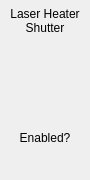
  <widget class="PyDMFrame" name="PyDMFrame_13">
   <property name="geometry">
    <rect>
     <x>580</x>
     <y>20</y>
     <width>90</width>
     <height>180</height>
    </rect>
   </property>
   <property name="toolTip">
    <string/>
   </property>
   <property name="alarmSensitiveBorder" stdset="0">
    <bool>true</bool>
   </property>
   <property name="channel" stdset="0">
    <string>IOC:BSY0:MP01:LSHUTCTL</string>
   </property>
   <widget class="QLabel" name="label_28">
    <property name="geometry">
     <rect>
      <x>0</x>
      <y>5</y>
      <width>90</width>
      <height>32</height>
     </rect>
    </property>
    <property name="styleSheet">
     <string notr="true">background-color: rgba(255, 255, 255, 0);</string>
    </property>
    <property name="text">
     <string>Laser Heater
Shutter</string>
    </property>
    <property name="alignment">
     <set>Qt::AlignCenter</set>
    </property>
   </widget>
   <widget class="PyDMLabel" name="PyDMLabel_10">
    <property name="geometry">
     <rect>
      <x>10</x>
      <y>100</y>
      <width>70</width>
      <height>24</height>
     </rect>
    </property>
    <property name="toolTip">
     <string/>
    </property>
    <property name="alignment">
     <set>Qt::AlignCenter</set>
    </property>
    <property name="alarmSensitiveContent" stdset="0">
     <bool>true</bool>
    </property>
    <property name="channel" stdset="0">
     <string>IOC:BSY0:MP01:LHSHUT_RATE</string>
    </property>
   </widget>
   <widget class="PyDMEnumButton" name="PyDMEnumButton_3">
    <property name="geometry">
     <rect>
      <x>10</x>
      <y>135</y>
      <width>70</width>
      <height>50</height>
     </rect>
    </property>
    <property name="toolTip">
     <string/>
    </property>
    <property name="styleSheet">
     <string notr="true">background-color: rgba(255, 255, 255, 0);</string>
    </property>
    <property name="channel" stdset="0">
     <string>IOC:BSY0:MP01:MSHUTCTL</string>
    </property>
    <property name="orientation" stdset="0">
     <enum>Qt::Horizontal</enum>
    </property>
   </widget>
   <widget class="QLabel" name="label_30">
    <property name="geometry">
     <rect>
      <x>10</x>
      <y>130</y>
      <width>70</width>
      <height>15</height>
     </rect>
    </property>
    <property name="text">
     <string>Enabled?</string>
    </property>
    <property name="alignment">
     <set>Qt::AlignCenter</set>
    </property>
   </widget>
  </widget>
